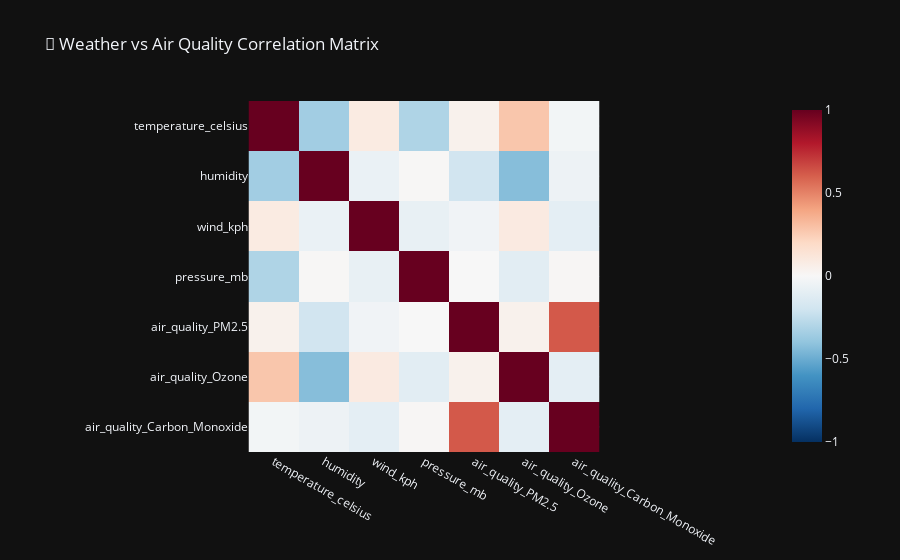

The cell this chart's notebook holds for it:
### Markdown cell above
## 3. Weather-Pollution Correlations

![Weather Pollution Correlation](images/weather_pollution_correlation.png)

### Code cell
# Correlation between weather and air quality
corr_cols = ['temperature_celsius', 'humidity', 'wind_kph', 'pressure_mb', 
             'air_quality_PM2.5', 'air_quality_Ozone', 'air_quality_Carbon_Monoxide']

corr_matrix = df[corr_cols].corr()

fig = px.imshow(
    corr_matrix,
    title='🔗 Weather vs Air Quality Correlation Matrix',
    color_continuous_scale='RdBu_r',
    zmin=-1, zmax=1
)
fig.update_layout(template='plotly_dark')
fig.show()

print("\n📊 Key Correlations with PM2.5:")
pm25_corr = corr_matrix['air_quality_PM2.5'].sort_values()
for col, val in pm25_corr.items():
    if col != 'air_quality_PM2.5':
        print(f"   {col}: {val:.3f}")

### Figure 1 — Plotly figure (JSON) as saved in the notebook; plotly's stock layout.template omitted (floating-point values rounded to 4 significant figures)
{"data": [{"coloraxis": "coloraxis", "hovertemplate": "x: %{x}<br>y: %{y}<br>color: %{z}<extra></extra>", "name": "0", "type": "heatmap", "x": ["temperature_celsius", "humidity", "wind_kph", "pressure_mb", "air_quality_PM2.5", "air_quality_Ozone", "air_quality_Carbon_Monoxide"], "xaxis": "x", "y": ["temperature_celsius", "humidity", "wind_kph", "pressure_mb", "air_quality_PM2.5", "air_quality_Ozone", "air_quality_Carbon_Monoxide"], "yaxis": "y", "z": [[1.0, -0.3495, 0.08576, -0.3077, 0.04484, 0.2779, -0.02588], [-0.3495, 1.0, -0.06983, 0.008441, -0.1956, -0.4277, -0.05063], [0.08576, -0.06983, 1.0, -0.07989, -0.03916, 0.09286, -0.09946], [-0.3077, 0.008441, -0.07989, 1.0, 0.001414, -0.1124, 0.01156], [0.04484, -0.1956, -0.03916, 0.001414, 1.0, 0.04379, 0.6188], [0.2779, -0.4277, 0.09286, -0.1124, 0.04379, 1.0, -0.09848], [-0.02588, -0.05063, -0.09946, 0.01156, 0.6188, -0.09848, 1.0]]}], "layout": {"coloraxis": {"cmax": 1, "cmin": -1, "colorscale": [[0, "rgb(5,48,97)"], [0.1, "rgb(33,102,172)"], [0.2, "rgb(67,147,195)"], [0.3, "rgb(146,197,222)"], [0.4, "rgb(209,229,240)"], [0.5, "rgb(247,247,247)"], [0.6, "rgb(253,219,199)"], [0.7, "rgb(244,165,130)"], [0.8, "rgb(214,96,77)"], [0.9, "rgb(178,24,43)"], [1, "rgb(103,0,31)"]]}, "title": {"text": "🔗 Weather vs Air Quality Correlation Matrix"}, "xaxis": {"anchor": "y", "constrain": "domain", "domain": [0, 1], "scaleanchor": "y"}, "yaxis": {"anchor": "x", "autorange": "reversed", "constrain": "domain", "domain": [0, 1]}}}
